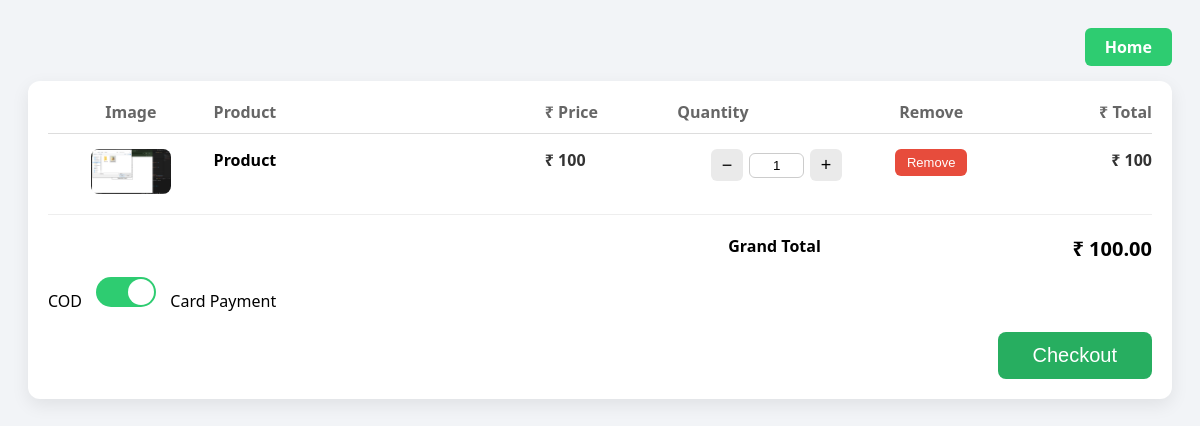
The page /User/MyCart/ (signed in) on the database its author committed.
### User/models.py (models this page shows)
class tbl_cart(models.Model):
    cart_quantity = models.IntegerField(default=1)
    cart_status = models.IntegerField(default=0)
    booking = models.ForeignKey(tbl_booking, on_delete=models.CASCADE)
    product = models.ForeignKey(tbl_product, on_delete=models.CASCADE)

### Seller/models.py (models this page shows)
class tbl_product(models.Model):
    product_name = models.CharField(max_length=100)
    product_description = models.CharField(max_length=500)
    product_price = models.IntegerField()
    product_photo = models.FileField(upload_to='Assets/ProductPhotos/')
    seller = models.ForeignKey(tbl_seller, on_delete=models.CASCADE)
    subcategory = models.ForeignKey(tbl_subcategory, on_delete=models.CASCADE)

### User/views.py (the view)
# urls.py: path('MyCart/', views.MyCart, name='MyCart'),
def MyCart(request):
    if request.method=="POST":
        bookingdata=tbl_booking.objects.get(id=request.session["bookingid"])
        bookingdata.booking_amount=request.POST.get("carttotalamt")
        bookingdata.booking_status=1
        bookingdata.save()
        cart = tbl_cart.objects.filter(booking=bookingdata)
        for i in cart:
            i.cart_status = 1
            i.save()
        return redirect("User:Payment")
    else:
        bookcount = tbl_booking.objects.filter(user=request.session["uid"],booking_status=0).count()
        if bookcount > 0:
            book = tbl_booking.objects.get(user=request.session["uid"],booking_status=0)
            request.session["bookingid"] = book.id
            cart = tbl_cart.objects.filter(booking=book)
            for i in cart:
                total_stock = tbl_stock.objects.filter(product=i.product.id).aggregate(total=Sum('stock_quantity'))['total']
                total_cart = tbl_cart.objects.filter(product=i.product.id, cart_status=1).aggregate(total=Sum('cart_quantity'))['total']
                if total_stock is None:
                    total_stock = 0
                if total_cart is None:
                    total_cart = 0
                total =  total_stock - total_cart
                i.total_stock = total
            return render(request,"User/MyCart.html",{'cartdata':cart})
        else:
            return render(request,"User/MyCart.html")

### User/Templates/User/MyCart.html (shortened to what this page needs)
{% load mathfilters %}
<!DOCTYPE html>
<html lang="en">
<head>
<link rel="stylesheet"
 href="https://cdnjs.cloudflare.com/ajax/libs/normalize/5.0.0/normalize.min.css"/>
</head>
<body onload="recalculateCart()">
<div class="con">
    <a href="{% url 'User:HomePage' %}" class="cons">Home</a>
</div>
<form method="POST" id="Form" data-quantity-url="{% url 'User:CartQty' %}">
<div class="shopping-cart">
<div class="column-labels">
    <label class="product-image">Image</label>
    <label class="product-details">Product</label>
    <label class="product-price">Price</label>
    <label class="product-quantity">Quantity</label>
    <label class="product-removal">Remove</label>
    <label class="product-line-price">Total</label>
</div>
{% for i in cartdata %}
<div class="product" data-id="{{i.id}}" data-price="{{i.product.product_price}}">
    <div class="product-image">
        <img src="{{i.product.product_photo.url}}">
    </div>
    <div class="product-details">
        <div class="product-title">{{i.product.product_name}}</div>
    </div>
    <div class="product-price">{{i.product.product_price}}</div>
    <div class="product-quantity">
        <div class="qty-box">
            <button type="button" class="qty-btn minus">−</button>
            <input type="text" class="qty-input"
                   value="{{i.cart_quantity}}"
                   min="1" max="{{i.total_stock}}">
            <button type="button" class="qty-btn plus">+</button>
        </div>
    </div>
    <div class="product-removal">
        <a href="{% url 'User:DelCart' i.id %}">
            <button type="button" class="remove-btn">Remove</button>
        </a>
    </div>
    <div class="product-line-price">
        {{i.cart_quantity|mul:i.product.product_price}}
    </div>
</div>
{% endfor %}
<div class="totals">
    <div class="totals-item">
        <label>Grand Total</label>
        <div class="totals-value" id="cart-total">0</div>
    </div>
</div>
<div style="margin-top:15px">
    COD
    <label class="switch2 switch2-checked">
        <div></div>
    </label>
    Card Payment
</div>
<button type="submit" class="checkout">Checkout</button>
</div>
</form>
</body>
</html>

### User/Templates/User/MyCart.html (style rules this page uses)
body { background:#f2f4f7; font-family:"Segoe UI",Arial,sans-serif; padding:20px; }
a { text-decoration:none }
.con { display:flex; justify-content:flex-end; margin-bottom:15px; }
.cons { background:#2ecc71; color:#fff; padding:8px 20px; border-radius:6px; font-weight:600; }
.shopping-cart { background:#fff; border-radius:12px; padding:20px; box-shadow:0 6px 18px rgba(0,0,0,.08); }
.product-image { float:left;width:15%;text-align:center }
.product-details { float:left;width:30% }
.product-price { float:left;width:12% }
.product-quantity { float:left;width:18% }
.product-removal { float:left;width:10%;text-align:center }
.product-line-price { float:left;width:15%;text-align:right }
.product:after,.column-labels:after,.shopping-cart:after { content:"";display:block;clear:both; }
.column-labels label { font-weight:600; color:#666; border-bottom:1px solid #ddd; padding-bottom:10px; }
.product { padding:15px 0; border-bottom:1px solid #eee; }
.product-image img { width:80px; border-radius:8px; }
.product-title { font-size:16px; font-weight:600; }
.product-price, .product-line-price { font-weight:600; color:#333; }
.product-price:before, .product-line-price:before, .totals-value:before { content:"₹ "; }
.qty-box { display:flex; align-items:center; justify-content:center; }
.qty-btn { width:32px; height:32px; border:none; background:#eaeaea; font-size:18px; cursor:pointer; border-radius:6px; }
.qty-input { width:45px; text-align:center; border:1px solid #ccc; margin:0 6px; border-radius:6px; padding:4px; }
.remove-btn { background:#e74c3c; color:#fff; border:none; padding:6px 12px; border-radius:6px; cursor:pointer; font-size:13px; }
.totals { margin-top:20px; }
.totals-item { display:flex; justify-content:flex-end; }
.totals-item label { width:70%; text-align:right; font-weight:600; }
.totals-value { width:30%; text-align:right; font-size:20px; font-weight:700; }
.checkout { float:right; margin-top:20px; padding:12px 35px; font-size:20px; background:#27ae60; color:#fff; border:none; border-radius:8px; cursor:pointer; }
.switch2 { position:relative; display:inline-block; width:60px;height:30px; background:#ccc; border-radius:30px; margin:0 10px; }
.switch2 div { width:26px;height:26px; background:#fff; border-radius:50%; position:absolute; top:2px;left:2px; transition:.3s; }
.switch2-checked { background:#2ecc71 }
.switch2 input:checked + div { left:32px }

### rows shown on the page
tbl_cart: product.product_photo (picture), product.product_name "Product", product.product_price "100", cart_quantity "1", cart_quantity|mul "100"
